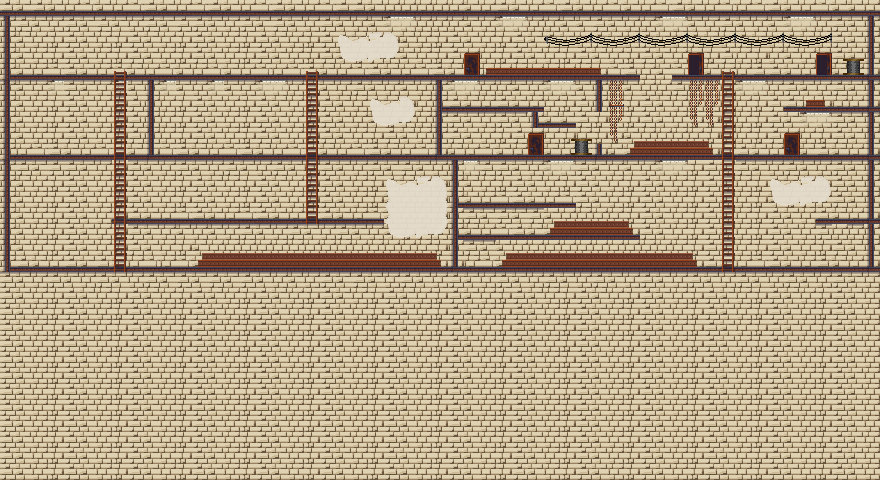

Tiled map render using the project's own tile images. Description and the map definition, with tile-layer contents summarised, below:
An orthogonal 55x30 tile map with 16x16 px tiles, 2 tile layers (Tile Layer 1, objets), 2 tilesets and 30 objects (2x Player).

<map version="1.0" orientation="orthogonal" renderorder="right-down" width="55" height="30" tilewidth="16" tileheight="16">
 <tileset firstgid="1" name="tiles immeubles" tilewidth="16" tileheight="16">
  <image source="tiles immeubles.png" trans="ff00ff" width="256" height="256" />
  <tile id="53">
   <objectgroup draworder="index">
    <object x="5" y="0" width="5" height="16" />
   </objectgroup>
  </tile>
  <tile id="80">
   <objectgroup draworder="index">
    <object x="0" y="11" width="16" height="5" />
   </objectgroup>
  </tile>
  <tile id="81">
   <objectgroup draworder="index">
    <object x="0" y="11" width="16" height="5" />
   </objectgroup>
  </tile>
  <tile id="82">
   <objectgroup draworder="index">
    <object x="0" y="11" width="16" height="5" />
   </objectgroup>
  </tile>
  <tile id="83">
   <objectgroup draworder="index">
    <object x="0" y="11" width="16" height="5" />
   </objectgroup>
  </tile>
  <tile id="84">
   <objectgroup draworder="index">
    <object x="0" y="11" width="16" height="5" />
    <object x="6" y="4" width="10" height="7" />
   </objectgroup>
  </tile>
  <tile id="85">
   <objectgroup draworder="index">
    <object x="0" y="4" width="16" height="12" />
   </objectgroup>
  </tile>
  <tile id="86">
   <objectgroup draworder="index">
    <object x="0" y="11" width="16" height="5" />
    <object x="0" y="4" width="9" height="7" />
   </objectgroup>
  </tile>
 </tileset>
 <tileset firstgid="257" name="objets" tilewidth="32" tileheight="32">
  <image source="props.png" trans="ff00ff" width="256" height="256" />
  <tile id="0">
   <objectgroup draworder="index">
    <object x="6" y="16" width="22" height="16" />
   </objectgroup>
  </tile>
 </tileset>
 <layer name="Tile Layer 1" width="55" height="30">
  <properties>
   <property name="active" value="1" />
  </properties>
  <data>[1650 cells, 1650 non-empty, 52 distinct tile ids]</data>
 </layer>
 <layer name="objets" width="55" height="30">
  <properties>
   <property name="active" value="1" />
  </properties>
  <data>[1650 cells, 137 non-empty, 18 distinct tile ids]</data>
 </layer>
 <objectgroup name="Object Layer 1">
  <object gid="257" x="756" y="155" />
  <object gid="257" x="793" y="155" />
  <object gid="259" x="432" y="107" />
  <object gid="260" x="464" y="107" />
  <object gid="267" x="803" y="106" />
  <object gid="257" x="753" y="267" />
  <object gid="257" x="781" y="267" />
  <object gid="257" x="772" y="250" />
  <object gid="257" x="835" y="267" />
  <object gid="257" x="729" y="314" />
  <object gid="265" x="378" y="75" />
  <object gid="265" x="455" y="203" />
  <object gid="265" x="9" y="267" />
  <object gid="265" x="33" y="267" />
  <object gid="265" x="57" y="267" />
  <object gid="259" x="6" y="75" />
  <object gid="260" x="38" y="75" />
  <object name="SpawnPlayer2" type="Player" x="771" y="59" width="16" height="16" />
  <object name="SpawnPlayer1" type="Player" x="752" y="59" width="16" height="16" />
 </objectgroup>
</map>